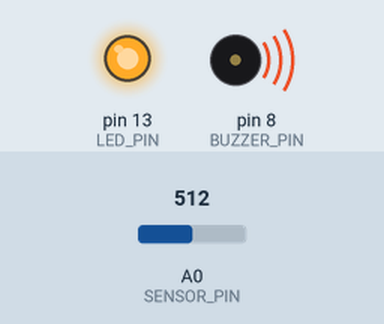
The sketch below on a simulated Arduino Uno, built with avr-gcc and run on an emulated ATmega328P. On the bench: output pins drawn as LEDs (lit = HIGH), buzzer (waves = sounding, pin HIGH). Dashed ring = blinking. The test bench sets the inputs (shaded band); at power-on: A0 (SENSOR_PIN) = 512.

Above: at 1.2 s.
1.3 s: A0 (SENSOR_PIN) set to 538
2.8 s: A0 (SENSOR_PIN) set to 557
At 3.1 s:
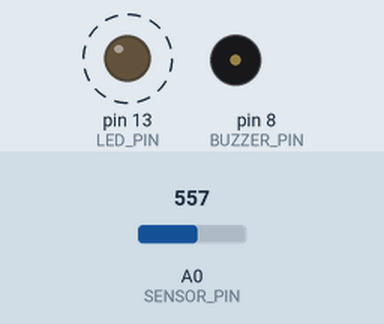
5.8 s: A0 (SENSOR_PIN) set to 540
At 5.9 s:
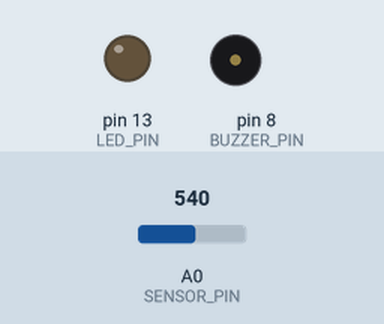
7.3 s: A0 (SENSOR_PIN) set to 560
At 7.8 s:
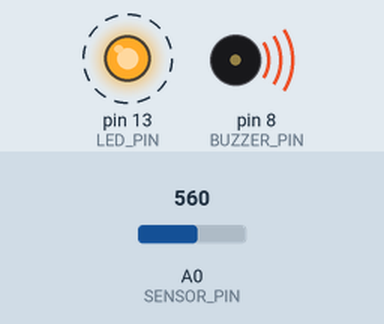
Timing chart, 0 to 11.3 s (numbered marks = the images above; inputs shaded):
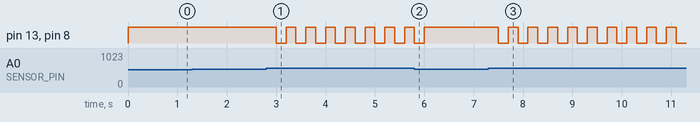

The sketch:

sensor_monitor.ino
```cpp
#define LED_PIN 13
#define BUZZER_PIN 8
#define SENSOR_PIN A0

#define OK 0
#define WARNING 1
#define ERROR 2

int read_sensor() {
return analogRead(SENSOR_PIN);
}

int determine_state(int sensor_value) {
// LOGICA INVERSATĂ:
if (sensor_value < 550) { // Dacă valoarea scade mult (LUMINĂ PUTERNICĂ) -> ERROR
return ERROR;
}
else if (sensor_value < 600) { // Dacă e valoare medie -> WARNING
return WARNING;
}
else { // Dacă valoarea e mare (ÎNTUNERIC/NORMAL) -> OK
return OK;
}
}

void apply_outputs(int state) {
if (state == OK) {
digitalWrite(LED_PIN, LOW);
digitalWrite(BUZZER_PIN, LOW);
}
else if (state == WARNING) {
digitalWrite(LED_PIN, HIGH);
digitalWrite(BUZZER_PIN, HIGH);
delay(200);
digitalWrite(LED_PIN, LOW);
digitalWrite(BUZZER_PIN, LOW);
delay(200);
}
else { // ERROR
digitalWrite(LED_PIN, HIGH);
digitalWrite(BUZZER_PIN, HIGH);
}
}

void setup() {
pinMode(LED_PIN, OUTPUT);
pinMode(BUZZER_PIN, OUTPUT);
}

void loop() {
int sensor_value = read_sensor();
int state = determine_state(sensor_value);
apply_outputs(state);
}
```

Measured:
- the behaviour switches between 549 and 550 on A0 (SENSOR_PIN) (found by bisection; images 0 and 1)
- after the input at 1.3 s, every drawn part: stays the same
- after the input at 2.8 s, pin 13 (LED_PIN), pin 8 (BUZZER_PIN): alternates HIGH for 0.20 s and LOW for 0.20 s, starting after 0.20 s
- after the input at 5.8 s, pin 13 (LED_PIN), pin 8 (BUZZER_PIN): goes on until 6.0 s, then stays HIGH
- after the input at 7.3 s, pin 13 (LED_PIN), pin 8 (BUZZER_PIN): alternates HIGH for 0.20 s and LOW for 0.20 s, starting after 0.20 s
